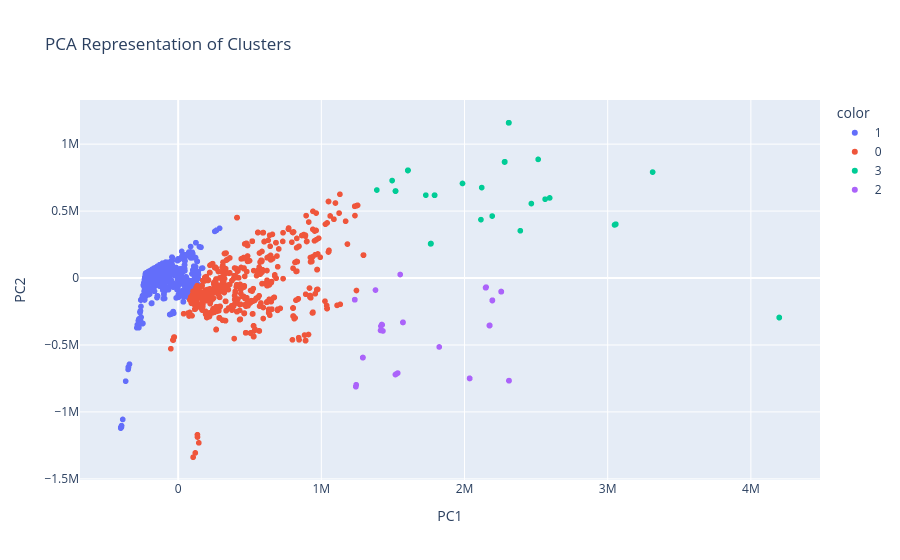

Notebook code for this chart:
### Code cell
# Create scatter plot of `PC2` vs `PC1` - Visualize our groups
fig = px.scatter(
    data_frame=X_pca,
    x="PC1",
    y="PC2",
    color=labels.astype("str"),
    title="PCA Representation of Clusters"
)
fig.update_layout(xaxis_title="PC1", yaxis_title="PC2")
fig.show()
